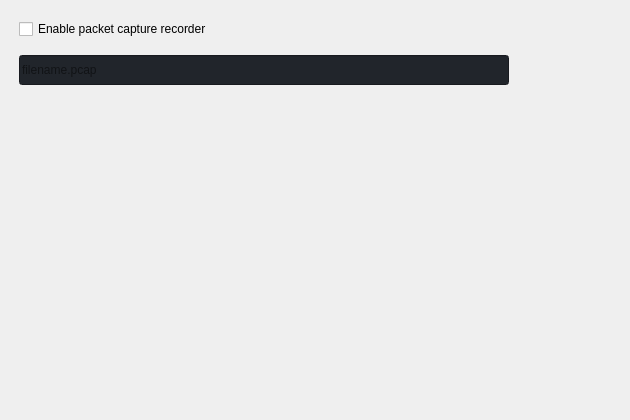
                     <widget class="QWidget" name="packet_capture">
                      <widget class="QFrame" name="packet_capture_configuration">
                       <property name="geometry">
                        <rect>
                         <x>-1</x>
                         <y>-1</y>
                         <width>621</width>
                         <height>411</height>
                        </rect>
                       </property>
                       <property name="maximumSize">
                        <size>
                         <width>16777215</width>
                         <height>600</height>
                        </size>
                       </property>
                       <layout class="QVBoxLayout" name="verticalLayout_3">
                        <property name="leftMargin">
                         <number>20</number>
                        </property>
                        <property name="topMargin">
                         <number>20</number>
                        </property>
                        <property name="rightMargin">
                         <number>20</number>
                        </property>
                        <property name="bottomMargin">
                         <number>20</number>
                        </property>
                        <item>
                         <layout class="QVBoxLayout" name="packet_capture_configuration_box">
                          <item>
                           <widget class="QCheckBox" name="enable_packet_capture_recorder">
                            <property name="text">
                             <string>Enable packet capture recorder</string>
                            </property>
                           </widget>
                          </item>
                          <item>
                           <spacer name="packet_capture_bottom_vertical_spacer">
                            <property name="orientation">
                             <enum>Qt::Vertical</enum>
                            </property>
                            <property name="sizeType">
                             <enum>QSizePolicy::Fixed</enum>
                            </property>
                            <property name="sizeHint" stdset="0">
                             <size>
                              <width>20</width>
                              <height>10</height>
                             </size>
                            </property>
                           </spacer>
                          </item>
                          <item>
                           <widget class="QLineEdit" name="packet_capture_recorder_filename">
                            <property name="enabled">
                             <bool>true</bool>
                            </property>
                            <property name="minimumSize">
                             <size>
                              <width>0</width>
                              <height>30</height>
                             </size>
                            </property>
                            <property name="maximumSize">
                             <size>
                              <width>490</width>
                              <height>16777215</height>
                             </size>
                            </property>
                            <property name="styleSheet">
                             <string notr="true">background-color: rgb(33, 37, 43);</string>
                            </property>
                            <property name="placeholderText">
                             <string>filename.pcap</string>
                            </property>
                           </widget>
                          </item>
                          <item>
                           <spacer name="packet_capture_top_vertical_spacer">
                            <property name="orientation">
                             <enum>Qt::Vertical</enum>
                            </property>
                            <property name="sizeHint" stdset="0">
                             <size>
                              <width>20</width>
                              <height>40</height>
                             </size>
                            </property>
                           </spacer>
                          </item>
                         </layout>
                        </item>
                       </layout>
                      </widget>
                     </widget>
